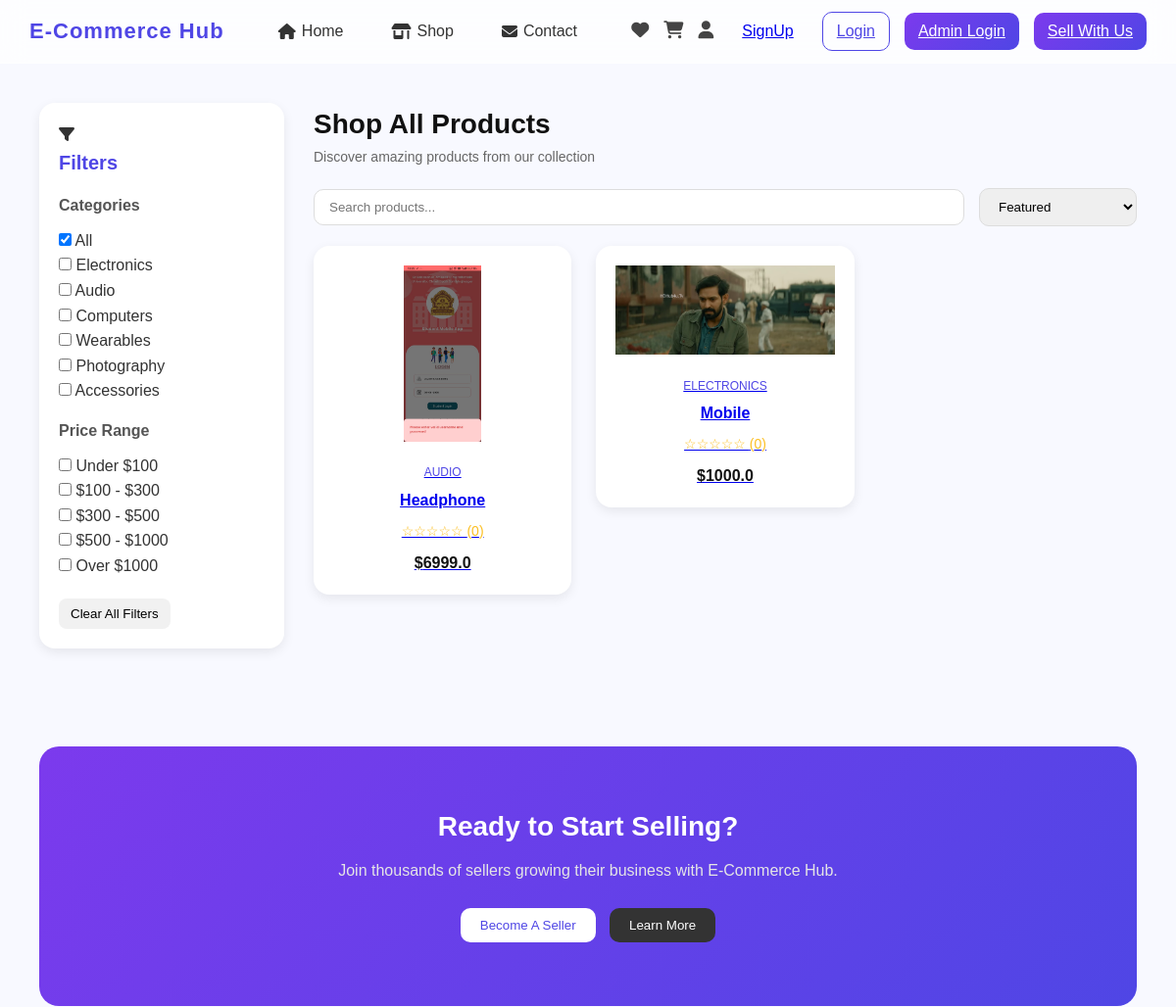
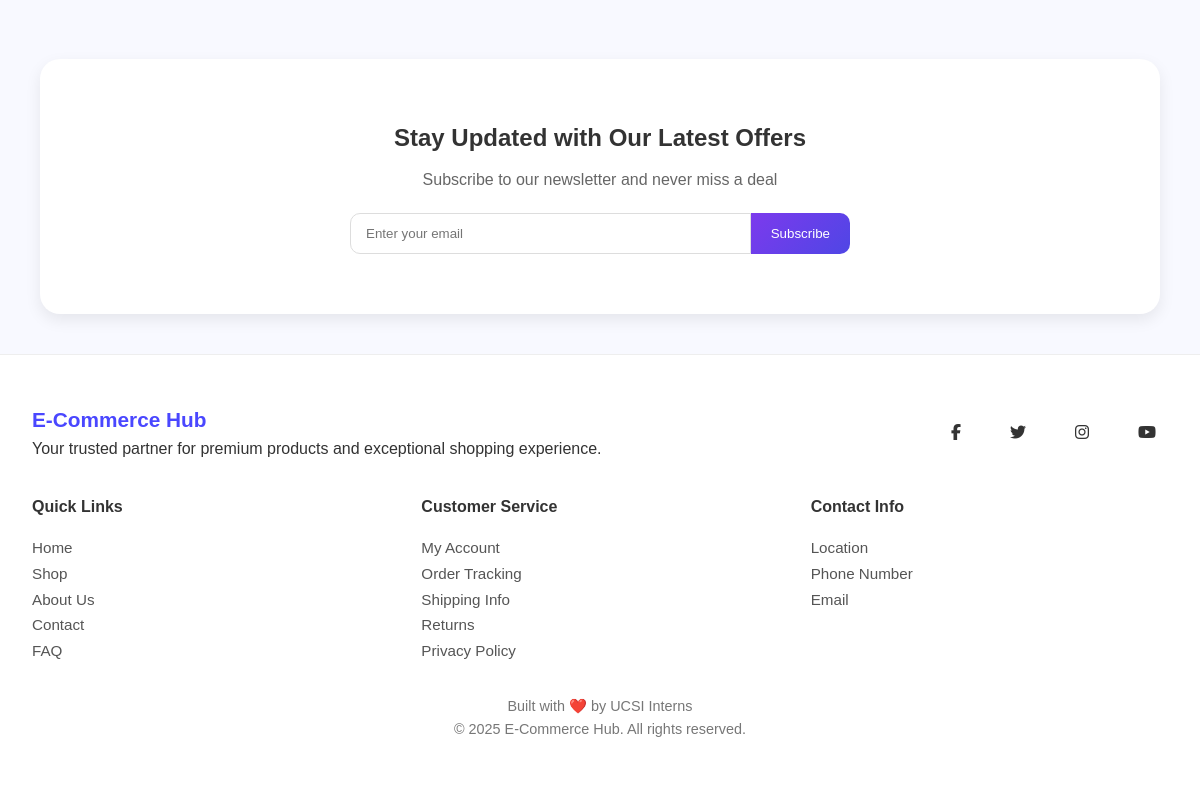
Page /shop on the committed database (2 pictures, top to bottom).
### models.py (models this page shows)
class Product(db.Model):
    id = db.Column(db.Integer, primary_key=True)
    name = db.Column(db.String(100), nullable=False)
    category = db.Column(db.String(50), nullable=False)
    price = db.Column(db.Float, nullable=False)
    old_price = db.Column(db.Float)       # <-- new column
    discount = db.Column(db.Float)        # <-- new column
    rating = db.Column(db.Integer)        # <-- new column
    image = db.Column(db.String(200))
    description = db.Column(db.Text)

### routes.py (the view)
        @self.app.route('/shop')
        def shop():
            products = Product.query.all()
            return render_template('shop.html', products=products)

### templates/shop.html (shortened to what this page needs)
<!DOCTYPE html>
<html lang="en">
<head>
  <link rel="stylesheet" href="https://cdnjs.cloudflare.com/ajax/libs/font-awesome/6.7.2/css/all.min.css" />
  <link rel="stylesheet" href="{{ url_for('static', filename='CSS/shop.css') }}">
</head>
<body>
<header class="navbar">
  <div class="container">
    <div class="logo">E-Commerce Hub</div>
    <nav>
      <ul class="nav-links">
        <li><a href="{{ url_for('home') }}"><i class="fas fa-house"></i> Home</a></li>
        <li><a href="{{ url_for('shop') }}"><i class="fas fa-shop"></i> Shop</a></li>
        <li><a href="{{ url_for('contact') }}"><i class="fas fa-envelope"></i> Contact</a></li>
      </ul>
    </nav>
    <div class="nav-icons">
      <a href="#"><i class="fa fa-heart"></i></a>
      <a href="{{ url_for('shop') }}"><i class="fa fa-shopping-cart"></i></a>
      <a href="{{ url_for('seller') }}"><i class="fa fa-user"></i></a>
      <a class="btn signup" href="{{ url_for('signup') }}">SignUp</a>
      <a class="btn login" href="{{ url_for('sign') }}">Login</a>
      <a class="btn sell" href="{{ url_for('admin') }}">Admin Login</a>
      <a class="btn sell" href="{{ url_for('seller') }}">Sell With Us</a>
    </div>
  </div>
</header>
<main class="shop-section">
  <div class="shop-container">
    <aside class="filters">
      <i class="fa fa-filter"></i>
      <h3>Filters</h3>
      <div class="filter-group">
        <h4>Categories</h4>
        <label><input type="checkbox" name="category" value="all" checked> All</label><br>
        <label><input type="checkbox" name="category" value="electronics"> Electronics</label><br>
        <label><input type="checkbox" name="category" value="audio"> Audio</label><br>
        <label><input type="checkbox" name="category" value="computers"> Computers</label><br>
        <label><input type="checkbox" name="category" value="wearables"> Wearables</label><br>
        <label><input type="checkbox" name="category" value="photography"> Photography</label><br>
        <label><input type="checkbox" name="category" value="accessories"> Accessories</label>
      </div>
      <div class="filter-group">
        <h4>Price Range</h4>
        <label><input type="checkbox" name="price" value="under-100"> Under $100</label><br>
        <label><input type="checkbox" name="price" value="100-300"> $100 - $300</label><br>
        <label><input type="checkbox" name="price" value="300-500"> $300 - $500</label><br>
        <label><input type="checkbox" name="price" value="500-1000"> $500 - $1000</label><br>
        <label><input type="checkbox" name="price" value="over-1000"> Over $1000</label>
      </div>
      <div class="clear-filters">
        <button class="btn-clear">Clear All Filters</button>
      </div>
    </aside>
    <section class="products-grid">
      <div class="products-header">
        <h2>Shop All Products</h2>
        <p>Discover amazing products from our collection</p>
      </div>
      <div class="products-controls">
        <input type="text" placeholder="Search products..." class="search-input" />
        <select class="sort-dropdown">
          <option value="featured">Featured</option>
        </select>
      </div>
      <div class="products">
        {% if products %}
          {% for product in products %}
            <a href="{{ url_for('product_detail', id=product.id) }}">
              <div class="product-card">
                <img src="{{ url_for('static', filename=product.image) if product.image else url_for('static', filename='Assets/default.png') }}" alt="{{ product.name }}" />
                <p class="category">{{ product.category }}</p>
                <h4>{{ product.name }}</h4>
                <div class="rating">
                  {% if product.rating %}
                    {% for i in range(product.rating|int) %}⭐{% endfor %}
                    {% for i in range(5 - product.rating|int) %}☆{% endfor %}
                  {% else %}
                    ☆☆☆☆☆
                  {% endif %}
                  ({{ product.review_count or 0 }})
                </div>
                <p class="price">
                  ${{ product.price }}
                </p>
              </div>
            </a>
          {% endfor %}
        {% else %}
          <p>No products available.</p>
        {% endif %}
      </div>
    </section>
  </div>
</main>
<section class="join">
  <h2>Ready to Start Selling?</h2>
  <p>Join thousands of sellers growing their business with E-Commerce Hub.</p>
  <button class="btn seller">Become A Seller</button>
  <button class="btn sell">Learn More</button>
</section>
<section class="newsletter">
  <h2>Stay Updated with Our Latest Offers</h2>
  <p>Subscribe to our newsletter and never miss a deal</p>
  <form>
    <input type="email" placeholder="Enter your email" name="email" required />
    <button type="submit">Subscribe</button>
  </form>
</section>
<footer class="footer container">
  <div class="footer-top">
    <div class="footer-brand">
      <h3>E-Commerce Hub</h3>
      <p>Your trusted partner for premium products and exceptional shopping experience.</p>
    </div>
    <div class="socials">
      <ul class="nav-links">
        <li><a href="#"><i class="fab fa-facebook-f"></i></a></li>
        <li><a href="#"><i class="fab fa-twitter"></i></a></li>
        <li><a href="#"><i class="fab fa-instagram"></i></a></li>
        <li><a href="#"><i class="fab fa-youtube"></i></a></li>
      </ul>
    </div>
  </div>
  <div class="footer-columns">
    <div>
      <h4>Quick Links</h4>
      <p><a href="{{ url_for('home') }}">Home</a></p>
      <p><a href="{{ url_for('shop') }}">Shop</a></p>
      <p><a href="#">About Us</a></p>
      <p><a href="{{ url_for('contact') }}">Contact</a></p>
      <p><a href="#">FAQ</a></p>
    </div>
    <div>
      <h4>Customer Service</h4>
      <p><a href="#">My Account</a></p>
      <p><a href="#">Order Tracking</a></p>
      <p><a href="#">Shipping Info</a></p>
      <p><a href="#">Returns</a></p>
      <p><a href="#">Privacy Policy</a></p>
    </div>
    <div>
      <h4>Contact Info</h4>
      <p><a href="#">Location</a></p>
      <p><a href="#">Phone Number</a></p>
      <p><a href="#">Email</a></p>
    </div>
  </div>
  <div class="footer-bottom">
    <p>Built with ❤️ by UCSI Interns</p>
    <p>&copy; 2025 E-Commerce Hub. All rights reserved.</p>
  </div>
</footer>
</body>
</html>

### rows in the picture
Product: image (picture), category "AUDIO", name "Headphone", review_count "0", price "6999.0"
Product: image (picture), category "ELECTRONICS", name "Mobile", review_count "0", price "1000.0"
